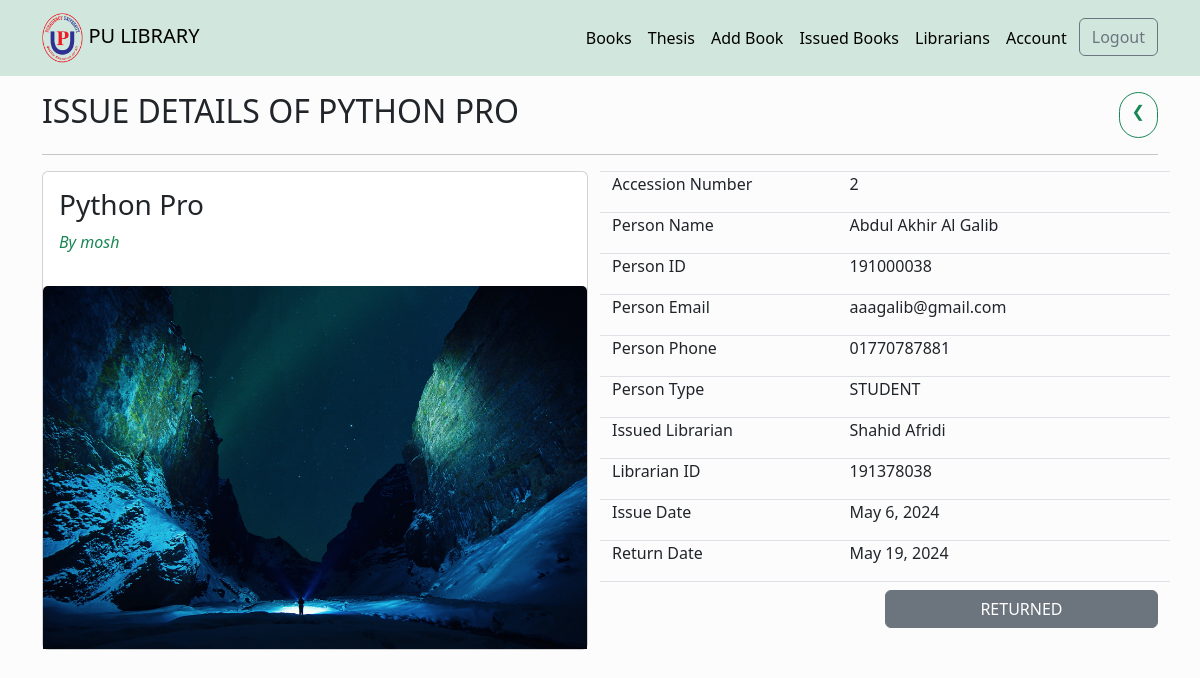
Screenshot of /issued-book-details/5e4f2696b7e74e02bef87b883d710d0b/ (signed in) with the database file from the repository.
### library/models.py (models this page shows, shortened)
class BookIssue(models.Model):
    PERSON_TYPE_CHOICES = [
        ("STUDENT", "Student"),
        ("FACULTY", "Faculty"),
    ]
    librarian = models.ForeignKey(
        Librarian, on_delete=models.PROTECT, null=True, blank=True)
    book = models.OneToOneField(
        Book, on_delete=models.PROTECT, null=True, blank=True)
    person_name = models.CharField(max_length=255)
    person_id = models.CharField(max_length=9, unique=True)
    person_type = models.CharField(
        max_length=7, choices=PERSON_TYPE_CHOICES, default="STUDENT")
    person_email = models.EmailField(max_length=255, unique=True)
    person_phone = models.CharField(max_length=11, blank=True, null=True)
    issued_date = models.DateField(auto_now_add=True)
    return_date = models.DateField()
    email_sent = models.BooleanField(default=False)
    id = models.UUIDField(default=uuid.uuid4, unique=True,
                          primary_key=True, editable=False)
    class Meta:
        ordering = ['return_date']

class Book(models.Model):
    BRANCH_CHOICE = [
        ('GULSHAN', 'Gulshan'),
        ('BARIDAHRA', 'Baridhara'),
        ('BANANI', 'Banani'),
    ]
    accession_number = models.PositiveIntegerField(
        validators=[MinValueValidator(1), MaxValueValidator(99999)], unique=True)
    title = models.CharField(max_length=255)
    author = models.CharField(max_length=255)
    publication = models.CharField(max_length=255, null=True, blank=True)
    category = models.CharField(max_length=255, null=True, blank=True)
    publish_year = models.PositiveIntegerField(
        validators=[MinValueValidator(1), MaxValueValidator(9999)], null=True, blank=True)
    edition = models.CharField(max_length=255, null=True, blank=True)
    ISBN = models.CharField(max_length=13, null=True, blank=True)
    call_number = models.CharField(max_length=255, null=True, blank=True)
    price = models.DecimalField(
        max_digits=10, decimal_places=2, null=True, blank=True)
    page = models.PositiveIntegerField()
    branch = models.CharField(
        max_length=10, choices=BRANCH_CHOICE, default='GULSHAN', blank=True, null=True)
    location = models.CharField(max_length=255, null=True, blank=True)
    tags = models.CharField(max_length=255, null=True, blank=True)
    cover_photo = models.ImageField(
        default='default-book.png', blank=True, null=True)
    created_at = models.DateTimeField(auto_now_add=True)
    last_updated = models.DateTimeField(auto_now=True)
    id = models.UUIDField(default=uuid.uuid4, unique=True,
                          primary_key=True, editable=False)
    class Meta:
        ordering = ['accession_number']
    @property
    def imageURL(self):
        try:
            url = self.cover_photo.url
        except:
            url = ''
        return url

### librarians/models.py (models this page shows, shortened)
class Librarian(models.Model):
    user = models.OneToOneField(User, on_delete=models.CASCADE, null=True, blank=True)
    name = models.CharField(max_length=255,null=True)
    email = models.EmailField(max_length=500,null=True, unique=True)
    username = models.CharField(max_length=255, null=True, unique=True)
    institute_id = models.CharField(max_length=9, null=True, unique=True)
    id = models.UUIDField(default=uuid.uuid4, unique=True, primary_key=True, editable=False)

### library/views.py (the view)
@login_required(login_url='login')
def issuedBookDetails(request, pk):
    book = BookIssue.objects.get(id=pk)
    context = {
        'book': book
    }
    return render(request, 'library/issued_book_details.html', context)

### library/templates/library/issued_book_details.html
{% extends 'main.html' %}
{% block content %}
<div class="container text-center mt-3">
    <div class='d-flex justify-content-between'>
        <h2 class='text-uppercase '>Issue Details of {{ book.book.title }}</h2>
        <a class='btn btn-outline-success rounded-pill'  href="{% url 'issued-books' %}"> &#10094 </a>
    </div>
    <hr>
    <div class="row">
        <div class="col-12 col-sm-12 col-md-6">
            <div class="card mb-3">
                <div class="card-body text-start">
                    <h3 class="">{{book.book.title}}</h3>
                    <p class='text-success fst-italic'>By {{book.book.author}}</p>
                </div>
                <img src="{{book.book.imageURL}}" class="card-img-top" alt="...">
            </div>
        </div>
        <div class="col-12 col-sm-12 col-md-6 text-start">
            <div class='row border-bottom border-top'>
                <p class='col-5'>Accession Number </p>
                <p class='col-7'>{{book.book.accession_number}}</p>
            </div>
            <div class='row border-bottom'>
                <p class='col-5'>Person Name</p>
                <p class='col-7'>{{book.person_name}}</p>
            </div>
            <div class='row border-bottom'>
                <p class='col-5'>Person ID </p>
                <p class='col-7'>{{book.person_id}}</p>
            </div>
            <div class='row border-bottom'>
                <p class='col-5'>Person Email </p>
                <p class='col-7'>{{book.person_email}}</p>
            </div>
            <div class='row border-bottom'>
                <p class='col-5'>Person Phone  </p>
                <p class='col-7'>{{book.person_phone}}</p>
            </div>
            <div class='row border-bottom'>
                <p class='col-5'>Person Type </p>
                <p class='col-7'>{{book.person_type}}</p>
            </div>
            <div class='row border-bottom'>
                <p class='col-5'>Issued Librarian  </p>
                <p class='col-7'>{{book.librarian.name}}</p>
            </div>
            <div class='row border-bottom'>
                <p class='col-5'>Librarian ID </p>
                <p class='col-7'>{{book.librarian.institute_id}} </p>
            </div>
            <div class='row border-bottom'>
                <p class='col-5'>Issue Date   </p>
                <p class='col-7'>{{book.issued_date}} </p>
            </div>
            <div class='row border-bottom'>
                <p class='col-5'>Return Date </p>
                <p class='col-7'>{{book.return_date}} </p>
            </div>
            <div class="d-flex justify-content-end mt-2">
                <a class='btn btn-secondary w-50 ' href="{% url 'return-book' book.id %}"> RETURNED </a>
            </div>
        </div>
    </div>
</div>
{% endblock content %}

### rows the page displays
BookIssue: book "PYTHON PRO", book "Python Pro", book.author "mosh", book.imageURL (picture), book.accession_number "2", person_name "Abdul Akhir Al Galib", person_id "191000038", person_email "aaagalib@gmail.com", person_phone "01770787881", person_type "STUDENT", librarian.name "Shahid Afridi", librarian.institute_id "191378038", issued_date "May 6, 2024", return_date "May 19, 2024"
